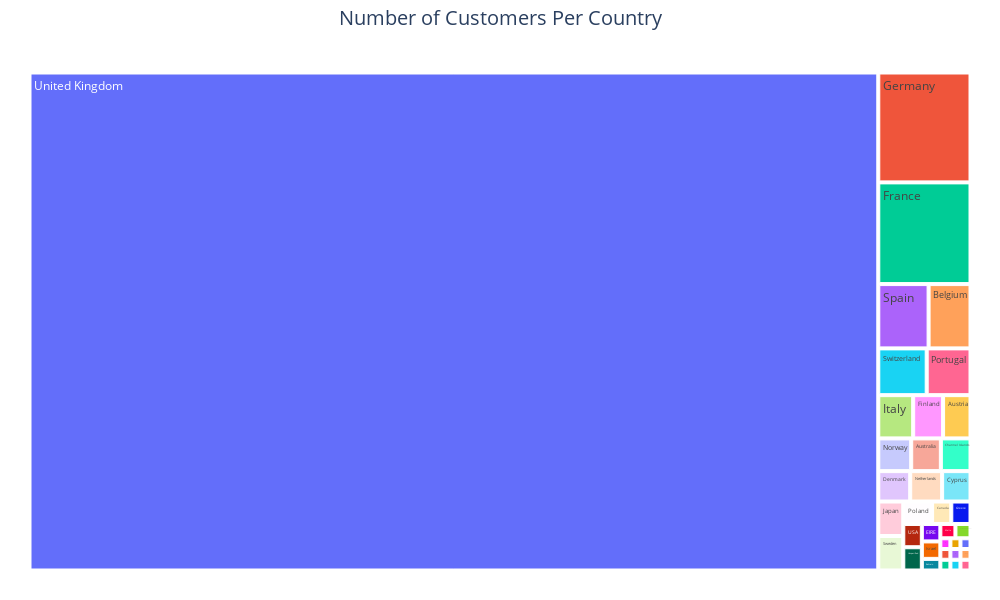

Notebook cell for this chart:
### Code cell
# PLOTLY TREEMAP
fig = px.treemap(df.groupby('Country')[["CustomerID"]].nunique().sort_values(by="CustomerID", ascending=False),
                 path=[df.groupby('Country')[["CustomerID"]].nunique().sort_values(by="CustomerID", ascending=False).index], 
                 values='CustomerID', 
                 width=1000, 
                 height=600)
fig.update_layout(title_text='Number of Customers Per Country',
                  title_x = 0.5, title_font = dict(size=20)
)
fig.update_layout(margin = dict(t=50, l=25, r=25, b=25))
fig.show()

### Figure 1 — Plotly figure (JSON) as saved in the notebook; plotly's stock layout.template omitted (floating-point values rounded to 4 significant figures)
{"data": [{"branchvalues": "total", "domain": {"x": [0, 1], "y": [0, 1]}, "hovertemplate": "labels=%{label}<br>CustomerID=%{value}<br>parent=%{parent}<br>id=%{id}<extra></extra>", "ids": ["Australia", "Austria", "Bahrain", "Belgium", "Brazil", "Canada", "Channel Islands", "Cyprus", "Czech Republic", "Denmark", "EIRE", "European Community", "Finland", "France", "Germany", "Greece", "Iceland", "Israel", "Italy", "Japan", "Lebanon", "Lithuania", "Malta", "Netherlands", "Norway", "Poland", "Portugal", "RSA", "Saudi Arabia", "Singapore", "Spain", "Sweden", "Switzerland", "USA", "United Arab Emirates", "United Kingdom", "Unspecified"], "labels": ["Australia", "Austria", "Bahrain", "Belgium", "Brazil", "Canada", "Channel Islands", "Cyprus", "Czech Republic", "Denmark", "EIRE", "European Community", "Finland", "France", "Germany", "Greece", "Iceland", "Israel", "Italy", "Japan", "Lebanon", "Lithuania", "Malta", "Netherlands", "Norway", "Poland", "Portugal", "RSA", "Saudi Arabia", "Singapore", "Spain", "Sweden", "Switzerland", "USA", "United Arab Emirates", "United Kingdom", "Unspecified"], "name": "", "parents": ["", "", "", "", "", "", "", "", "", "", "", "", "", "", "", "", "", "", "", "", "", "", "", "", "", "", "", "", "", "", "", "", "", "", "", "", ""], "type": "treemap", "values": [9, 11, 2, 25, 1, 4, 9, 8, 1, 9, 3, 1, 12, 87, 94, 4, 1, 3, 14, 8, 1, 1, 2, 9, 10, 6, 19, 1, 1, 1, 30, 8, 21, 4, 2, 3921, 4]}], "layout": {"height": 600, "legend": {"tracegroupgap": 0}, "margin": {"b": 25, "l": 25, "r": 25, "t": 50}, "title": {"font": {"size": 20}, "text": "Number of Customers Per Country", "x": 0.5}, "width": 1000}}
